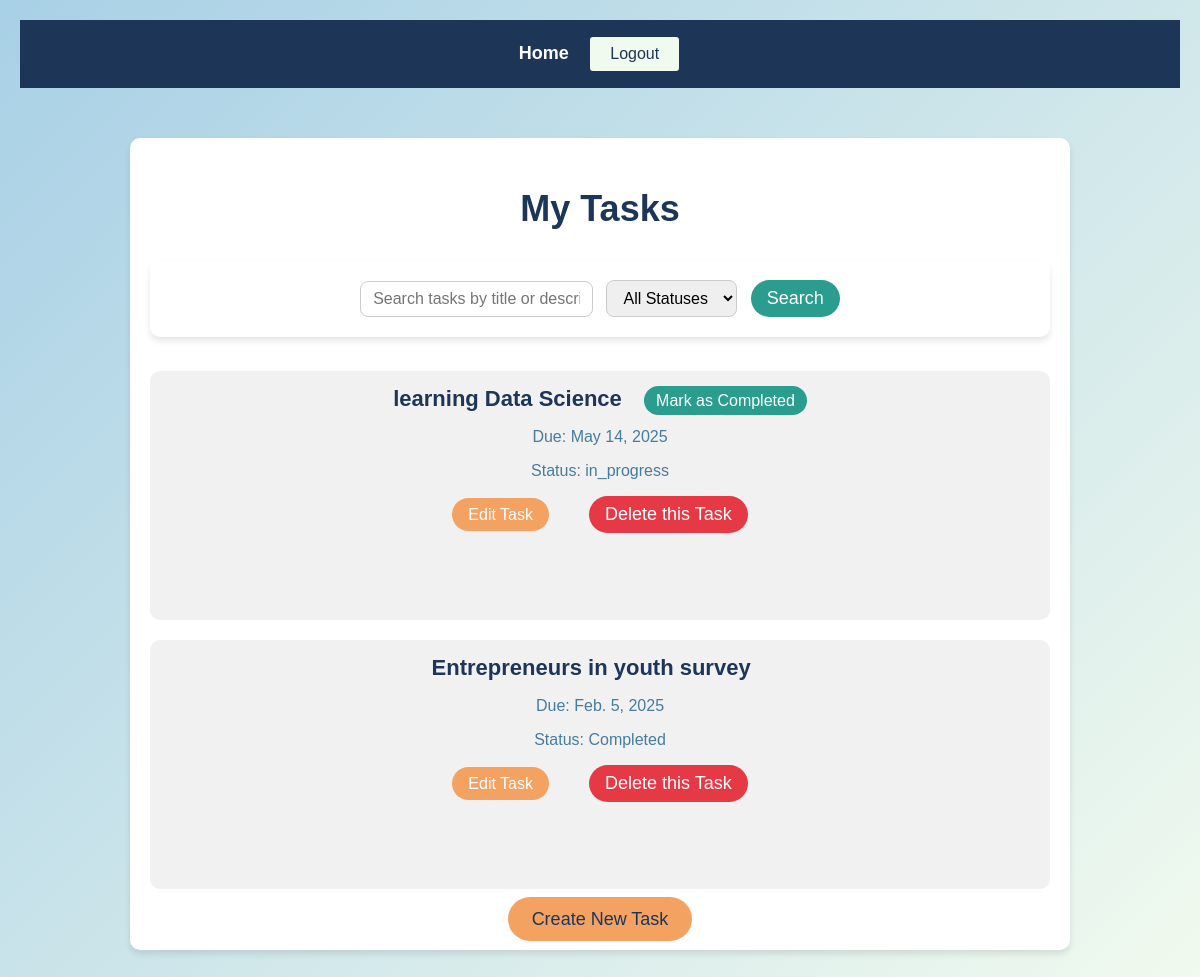
The app's page /tasks/ (signed in) with its own data.
### tasks/models.py (models this page shows, shortened)
class Task(models.Model):
    STATUS_CHOICES = [
        ('pending', 'Pending'),
        ('in_progress', 'In Progress'),
        ('completed', 'Completed'),
    ]
    title = models.CharField(max_length=255)  # Task title
    description = models.TextField()  # Task description
    due_date = models.DateField()  # Task due date
    status = models.CharField(max_length=20, choices=STATUS_CHOICES, default='pending')  # Task status
    user = models.ForeignKey(User, on_delete=models.CASCADE)  # Associate task with a user

### tasks/views.py (the view)
# urls.py: path('', views.task_list, name='task_list'),  # List all tasks
@login_required
def task_list(request):
    query = request.GET.get('q', '')  # Get search query for title
    status_filter = request.GET.get('status', '')  # Get status filter
    tasks = Task.objects.filter(user=request.user)  # Show only the logged-in user's tasks
    if query:
        tasks = tasks.filter(
            Q(title__icontains=query) |  # Filter by title (case insensitive)
            Q(description__icontains=query)  # Filter by description (case insensitive)
        )
    if status_filter:
        tasks = tasks.filter(status=status_filter)
    return render(request, 'tasks/task_list.html', {'tasks': tasks, 'query': query, 'status_filter': status_filter})

### tasks/templates/tasks/task_list.html (shortened to what this page needs)
{% extends 'base.html' %}
{% block content %}
<h2 style="font-size: 36px; color: #1D3557; animation: fadeIn 1.5s ease-in-out;">My Tasks</h2>
<form method="GET" action="{% url 'task_list' %}" style="background: white; padding: 20px; border-radius: 10px; box-shadow: 0 4px 6px rgba(0, 0, 0, 0.1); animation: fadeIn 1.5s ease-in-out;">
    <input type="text" name="q" value="{{ query }}" placeholder="Search tasks by title or description" style="padding: 8px 12px; font-size: 16px; border-radius: 8px; border: 1px solid #ccc;" /> &nbsp
    <select name="status" style="padding: 8px 12px; font-size: 16px; border-radius: 8px; border: 1px solid #ccc;">
        <option value="">All Statuses</option>
    </select> &nbsp
    <button type="submit" style="background: #2a9d8f; color: white; padding: 8px 16px; border-radius: 25px; border: none; font-size: 18px; transition: 0.3s;">Search</button>
</form>
<br>
<ul style="list-style-type: none; padding: 0; animation: fadeIn 1.5s ease-in-out;">
    {% for task in tasks %}
        <li style="margin-bottom: 20px; padding: 15px; background: #f1f1f1; border-radius: 10px;">
            <strong style="font-size: 22px; color: #1D3557;"><a href="{% url 'task_detail' task.id %}" style="text-decoration: none; color: inherit;">{{ task.title }}</a></strong> &nbsp &nbsp
            {% if task.status != 'Completed' %}
                <a href="{% url 'mark_as_completed' task.id %}" style="background: #2a9d8f; color: white; padding: 6px 12px; border-radius: 20px; text-decoration: none;">Mark as Completed</a>
            {% endif %}
            <p style="font-size: 16px; color: #457B9D;">Due: {{ task.due_date }}</p>
            <p style="font-size: 16px; color: #457B9D;">Status: {{ task.status }}</p>
            {% if task.user == request.user %}
                <a href="{% url 'task_edit' task.id %}" style="background: #f4a261; color: white; padding: 8px 16px; border-radius: 25px; text-decoration: none;">Edit Task</a> &nbsp &nbsp &nbsp &nbsp
                <form action="{% url 'task_delete' task.id %}" method="post" style="display:inline;">
                    <button type="submit" style="background: #e63946; color: white; padding: 8px 16px; border-radius: 25px; border: none; font-size: 18px; transition: 0.3s;">Delete this Task</button>
                </form>
                <br><br><br><br><br>
            {% endif %}
        </li>
    {% endfor %}
</ul>
<a href="{% url 'task_create' %}" style="font-size: 18px; color: #1D3557; text-decoration: none; background: #f4a261; padding: 12px 24px; border-radius: 25px; transition: 0.3s; animation: fadeIn 1.5s ease-in-out;">Create New Task</a>
{% endblock %}

### tasks/templates/base.html (shortened to what this page needs)
<!DOCTYPE html>
<html lang="en">
<head>
</head>
<body>
    <nav>
        <a href="{% url 'home' %}">Home</a>
        {% if user.is_authenticated %}
        <form action="{% url 'logout' %}" method="post" style="display: inline;">
            <button type="submit">Logout</button>
        </form>
        {% else %}
            <a href="{% url 'login' %}">Login</a>
            <a href="{% url 'register' %}">Register</a>
        {% endif %}
    </nav>
    <div class="container">
        {% block content %}
        {% endblock %}
    </div>
</body>
</html>

### tasks/templates/base.html (style rules this page uses)
body { font-family: Arial, sans-serif; margin: 20px; padding: 0; background: linear-gradient(135deg, #A8D0E6, #F1FAEE); color: #1D3557; text-align: center; }
nav { background: #1D3557; padding: 15px; color: white; text-align: center; }
nav a { color: white; margin-right: 15px; text-decoration: none; font-size: 18px; font-weight: bold; }
nav form button { background: #F1FAEE; color: #1D3557; border: 2px solid #1D3557; padding: 8px 20px; font-size: 16px; border-radius: 5px; cursor: pointer; transition: 0.3s; }
.container { max-width: 900px; margin: 50px auto; background: white; padding: 20px; border-radius: 10px; box-shadow: 0 4px 6px rgba(0, 0, 0, 0.1); }

### records on screen
Task: title "learning Data Science", shows "Mark as Completed", due_date "May 14, 2025", status "in_progress", shows "Edit Task"
Task: title "Entrepreneurs in youth survey", due_date "Feb. 5, 2025", status "Completed", shows "Edit Task"
